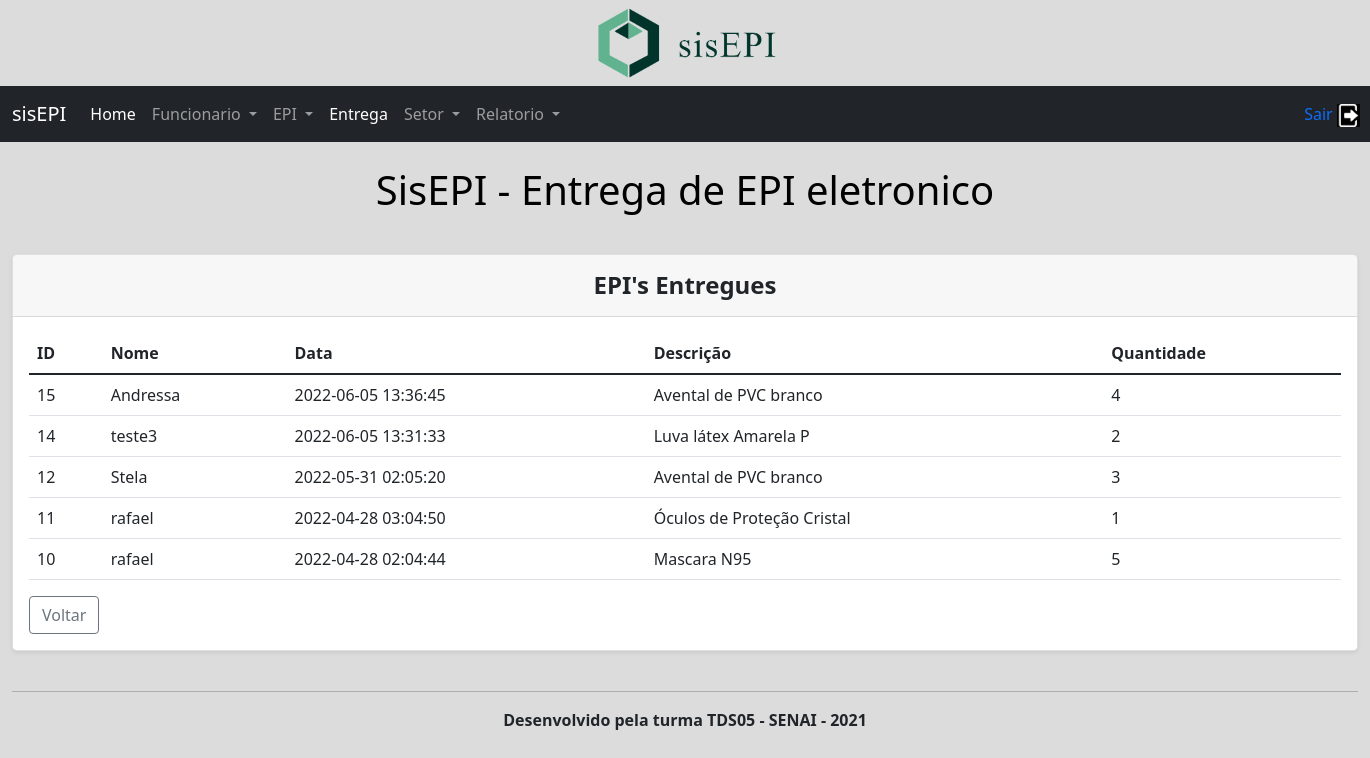
Before: /visuentrega.php with the older database file.
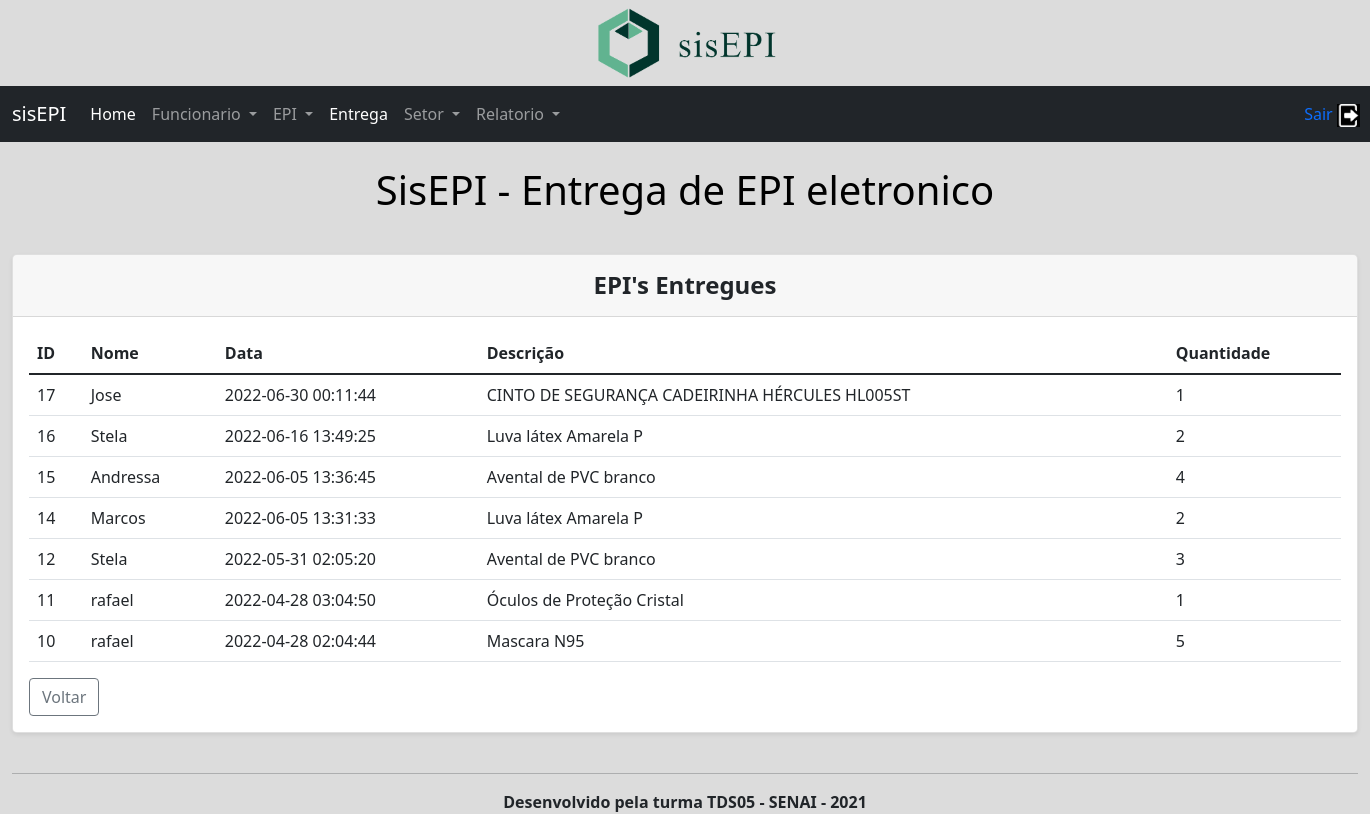
After: the same page with the newer database file.
### tables this page shows
CREATE TABLE `epi` (
  `id` int(11) NOT NULL,
  `descricao` varchar(250) NOT NULL,
  `numeroca` int(50) NOT NULL,
  `validadeca` varchar(50) NOT NULL,
  `fornecedor` varchar(50) NOT NULL,
  `validadeepi` varchar(50) NOT NULL,
  `quantidade` float NOT NULL
);

CREATE TABLE `entrega` (
  `id` int(11) NOT NULL,
  `matricula_func` int(11) NOT NULL,
  `data` datetime NOT NULL,
  `id_epi` int(11) NOT NULL,
  `quantidade` int(11) NOT NULL
);

CREATE TABLE `funcionarios` (
  `matricula` int(11) NOT NULL,
  `nome` varchar(100) NOT NULL,
  `cpf` varchar(50) NOT NULL,
  `data_nascimento` varchar(50) NOT NULL,
  `sexo` varchar(50) NOT NULL,
  `endereco` varchar(150) NOT NULL,
  `telefone` varchar(50) NOT NULL,
  `setor` varchar(50) NOT NULL,
  `funcao` varchar(50) NOT NULL
);

### visuentrega.php (the view, shortened to what the changed rows need)
<!DOCTYPE html>
<html lang="pt-br">
<head>
    <link href="https://cdn.jsdelivr.net/npm/bootstrap@5.1.3/dist/css/bootstrap.min.css" rel="stylesheet">
</head>
<body>
    <div class="container-fluid">
        <br>
        <center>
            <h1>
                <p class="text-black">SisEPI - Entrega de EPI eletronico</p>
            </h1>
        </center>
        <br>
        <section>
            <div class="row justify-content-center row-cols-1 row-cols-md-1 mb-2">
                <div class="col">
                    <div class="card mb-4 rounded-3 shadow-sm">
                        <div class="card-body">
                            <table class="table table-hover">
                                <thead>
                                    <tr>
                                        <th scope="col">ID</th>
                                        <th scope="col">Nome</th>
                                        <th scope="col">Data</th>
                                        <th scope="col">Descrição</th>
                                        <th scope="col">Quantidade</th>
                                    </tr>
                                </thead>
                                <tbody>
                                    <?php
                                    include 'conecta.php';
                                    $pesquisa = mysqli_query($conn, "SELECT entrega.id,funcionarios.nome,entrega.data,epi.descricao,entrega.quantidade FROM epi,entrega,funcionarios WHERE epi.id= entrega.id_epi AND funcionarios.matricula=entrega.matricula_func ORDER BY data desc");
                                    $row = mysqli_num_rows($pesquisa);
                                    if ($row > 0) {
                                        while ($registro = $pesquisa->fetch_array()) {
                                            echo '<tr>';
                                            echo '<td>' . $registro['id'] . '</td>';
                                            echo '<td>' . $registro['nome'] . '</td>';
                                            echo '<td>' . $registro['data'] . '</td>';
                                            echo '<td>' . $registro['descricao'] . '</td>';
                                            echo '<td>' . $registro['quantidade'] . '</td>';
                                            echo '</tr>';
                                        }
                                        echo '</tbody>';
                                        echo '</table>';
                                    } else {
                                        echo "Não há registros para listar!";
                                        echo '</tbody>';
                                        echo '</table>';
                                    }
                                    ?>
                        </div>
                    </div>
        </section>
</body>
</html>

Changed rows visible on the page:
added epi: entrega.id "17", funcionarios.nome "Jose", entrega.data "2022-06-30 00:11:44", descricao "CINTO DE SEGURANÇA CADEIRINHA HÉRCULES HL005ST", entrega.quantidade "1"
now on one of the page's lists (row unchanged): epi: entrega.id "14", funcionarios.nome "Marcos", entrega.data "2022-06-05 13:31:33", descricao "Luva látex Amarela P", entrega.quantidade "2"
shown differently, row unchanged: epi "Luva látex Amarela P": entrega.id "14" → "16"; funcionarios.nome "teste3" → "Stela"; entrega.data "2022-06-05 13:31:33" → "2022-06-16 13:49:25"; moves up the list
